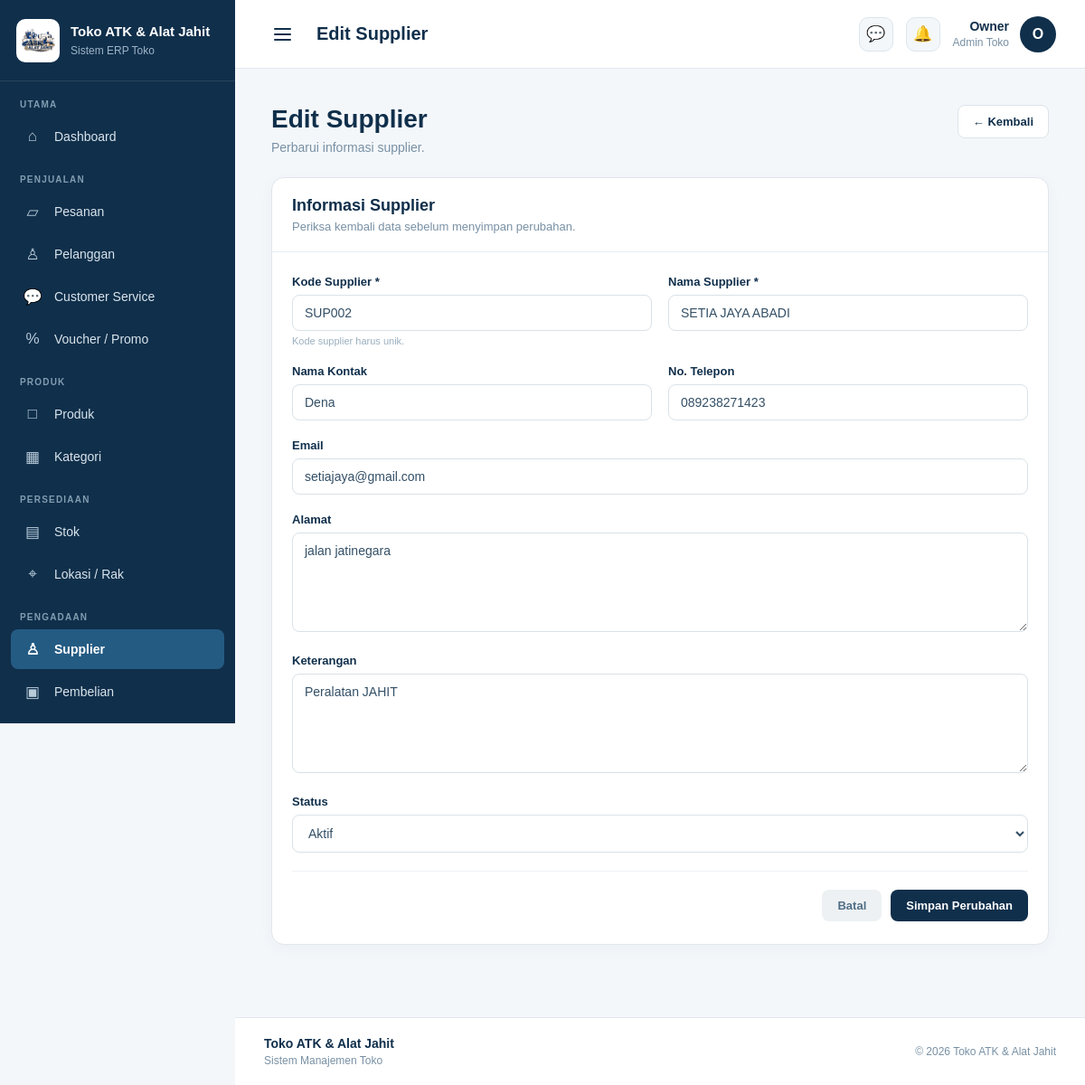
Screenshot of /admin/supplier/edit.php?id=6 (signed in) with the database file from the repository.
### tables this page shows
CREATE TABLE `supplier` (
  `id_supplier` int(11) NOT NULL,
  `kode_supplier` varchar(30) NOT NULL,
  `nama_supplier` varchar(100) NOT NULL,
  `nama_kontak` varchar(100) DEFAULT NULL,
  `telepon` varchar(30) DEFAULT NULL,
  `email` varchar(100) DEFAULT NULL,
  `alamat` text DEFAULT NULL,
  `keterangan` text DEFAULT NULL,
  `status` enum('Aktif','Tidak Aktif') NOT NULL DEFAULT 'Aktif',
  `created_at` timestamp NOT NULL DEFAULT current_timestamp(),
  `updated_at` timestamp NOT NULL DEFAULT current_timestamp() ON UPDATE current_timestamp()
);

### admin/supplier/edit.php (the view, shortened to what this page needs)
<?php
require_once "../includes/hak_akses.php";
function h($value): string
{
    return htmlspecialchars(
        (string) ($value ?? ''),
        ENT_QUOTES,
        'UTF-8'
    );
}
$id_supplier = (int) ($_GET['id'] ?? 0);
$stmt = mysqli_prepare(
    $conn,
    "SELECT
        id_supplier,
        kode_supplier,
        nama_supplier,
        nama_kontak,
        telepon,
        email,
        alamat,
        keterangan,
        status
     FROM supplier
     WHERE id_supplier = ?
     LIMIT 1"
);
mysqli_stmt_bind_param($stmt, "i", $id_supplier);
if (!mysqli_stmt_execute($stmt)) {
    mysqli_stmt_close($stmt);
    header("Location: index.php?status=gagal");
    exit;
}
$result = mysqli_stmt_get_result($stmt);
$supplier = mysqli_fetch_assoc($result);
$kode_supplier = $supplier['kode_supplier'];
$nama_supplier = $supplier['nama_supplier'];
$nama_kontak = $supplier['nama_kontak'] ?? '';
$telepon = $supplier['telepon'] ?? '';
$email = $supplier['email'] ?? '';
$alamat = $supplier['alamat'] ?? '';
$keterangan = $supplier['keterangan'] ?? '';
$status = $supplier['status'] ?? 'Aktif';
?>
<!DOCTYPE html>
<html lang="id">
<head>
    <link
        rel="stylesheet"
        href="../assets/css/admin.css"
    >
</head>
<body>
<div class="admin-layout">
    <?php include "../includes/sidebar.php"; ?>
    <div class="admin-main">
        <?php include "../includes/navbar.php"; ?>
        <main class="admin-content">
            <div class="supplier-edit-page">
                <div class="supplier-edit-header">
                    <div>
                        <h1>Edit Supplier</h1>
                        <p>Perbarui informasi supplier.</p>
                    </div>
                    <a
                        href="index.php"
                        class="supplier-edit-back"
                    >
                        &larr; Kembali
                    </a>
                </div>
                <div class="supplier-edit-card">
                    <div class="supplier-edit-card-header">
                        <h2>Informasi Supplier</h2>
                        <p>Periksa kembali data sebelum menyimpan perubahan.</p>
                    </div>
                    <div class="supplier-edit-card-body">
                        <form method="POST" autocomplete="off">
                            <div class="supplier-edit-grid">
                                <div class="supplier-edit-field">
                                    <label for="kode_supplier">
                                        Kode Supplier *
                                    </label>
                                    <input
                                        type="text"
                                        name="kode_supplier"
                                        id="kode_supplier"
                                        class="supplier-edit-input"
                                        maxlength="30"
                                        value="<?= h($kode_supplier); ?>"
                                        required
                                    >
                                    <span class="supplier-edit-help">
                                        Kode supplier harus unik.
                                    </span>
                                </div>
                                <div class="supplier-edit-field">
                                    <label for="nama_supplier">
                                        Nama Supplier *
                                    </label>
                                    <input
                                        type="text"
                                        name="nama_supplier"
                                        id="nama_supplier"
                                        class="supplier-edit-input"
                                        maxlength="100"
                                        value="<?= h($nama_supplier); ?>"
                                        required
                                    >
                                </div>
                            </div>
                            <div class="supplier-edit-grid">
                                <div class="supplier-edit-field">
                                    <label for="nama_kontak">
                                        Nama Kontak
                                    </label>
                                    <input
                                        type="text"
                                        name="nama_kontak"
                                        id="nama_kontak"
                                        class="supplier-edit-input"
                                        maxlength="100"
                                        value="<?= h($nama_kontak); ?>"
                                    >
                                </div>
                                <div class="supplier-edit-field">
                                    <label for="telepon">
                                        No. Telepon
                                    </label>
                                    <input
                                        type="text"
                                        name="telepon"
                                        id="telepon"
                                        class="supplier-edit-input"
                                        maxlength="30"
                                        value="<?= h($telepon); ?>"
                                    >
                                </div>
                            </div>
                            <div class="supplier-edit-field">
                                <label for="email">Email</label>
                                <input
                                    type="email"
                                    name="email"
                                    id="email"
                                    class="supplier-edit-input"
                                    maxlength="100"
                                    value="<?= h($email); ?>"
                                    placeholder="supplier@email.com"
                                >
                            </div>
                            <div class="supplier-edit-field">
                                <label for="alamat">Alamat</label>
                                <textarea
                                    name="alamat"
                                    id="alamat"
                                    class="supplier-edit-textarea"
                                ><?= h($alamat); ?></textarea>
                            </div>
                            <div class="supplier-edit-field">
                                <label for="keterangan">Keterangan</label>
                                <textarea
                                    name="keterangan"
                                    id="keterangan"
                                    class="supplier-edit-textarea"
                                ><?= h($keterangan); ?></textarea>
                            </div>
                            <div class="supplier-edit-field">
                                <label for="status">Status</label>
                                <select
                                    name="status"
                                    id="status"
                                    class="supplier-edit-select"
                                >
                                    <option
                                        value="Aktif"
                                        <?= $status === 'Aktif' ? 'selected' : ''; ?>
                                    >
                                        Aktif
                                    </option>
                                </select>
                            </div>
                            <div class="supplier-edit-actions">
                                <a
                                    href="index.php"
                                    class="supplier-edit-btn supplier-edit-cancel"
                                >
                                    Batal
                                </a>
                                <button
                                    type="submit"
                                    class="supplier-edit-btn supplier-edit-save"
                                >
                                    Simpan Perubahan
                                </button>
                            </div>
                        </form>
                    </div>
                </div>
            </div>
        </main>
        <?php include "../includes/footer.php"; ?>
    </div>
</div>
</body>
</html>

### admin/assets/css/admin.css (style rules this page uses)
* { margin: 0; padding: 0; box-sizing: border-box; }
html { font-size: 16px; }
body { font-family: Arial, Helvetica, sans-serif; background: #f4f7fa; color: #102f4b; min-height: 100vh; }
a { text-decoration: none; color: inherit; }
.admin-layout { display: flex; min-height: 100vh; width: 100%; }
.admin-main { flex: 1; min-width: 0; min-height: 100vh; }
.admin-content { padding: 40px; max-width: 1500px; }

### admin/supplier/edit.php (style rules this page uses)
.supplier-edit-page { max-width: 900px; }
.supplier-edit-header { display: flex; justify-content: space-between; align-items: flex-start; gap: 20px; margin-bottom: 25px; }
.supplier-edit-header h1 { margin: 0 0 7px; color: #102f4b; font-size: 28px; }
.supplier-edit-header p { margin: 0; color: #7890a4; font-size: 14px; }
.supplier-edit-back { display: inline-flex; align-items: center; justify-content: center; padding: 10px 16px; border-radius: 8px; background: #fff; border: 1px solid #dce4ea; color: #102f4b; font-size: 13px; font-weight: 600; text-decoration: none; white-space: nowrap; }
.supplier-edit-card { background: #fff; border: 1px solid #e0e7ed; border-radius: 14px; overflow: hidden; box-shadow: 0 4px 15px rgba(16, 47, 75, 0.04); }
.supplier-edit-card-header { padding: 20px 22px; border-bottom: 1px solid #e6edf2; }
.supplier-edit-card-header h2 { margin: 0 0 5px; color: #102f4b; font-size: 18px; }
.supplier-edit-card-header p { margin: 0; color: #7890a4; font-size: 13px; }
.supplier-edit-card-body { padding: 25px 22px; }
.supplier-edit-field { margin-bottom: 20px; }
.supplier-edit-field label { display: block; margin-bottom: 7px; color: #102f4b; font-size: 13px; font-weight: 600; }
.supplier-edit-input, .supplier-edit-textarea, .supplier-edit-select { width: 100%; box-sizing: border-box; padding: 11px 13px; border: 1px solid #d9e2e8; border-radius: 8px; background: #fff; color: #334f66; font-family: Arial, Helvetica, sans-serif; font-size: 14px; outline: none; }
.supplier-edit-textarea { min-height: 110px; resize: vertical; }
.supplier-edit-grid { display: grid; grid-template-columns: 1fr 1fr; gap: 18px; }
.supplier-edit-help { display: block; margin-top: 5px; color: #9aafbf; font-size: 11px; }
.supplier-edit-actions { display: flex; justify-content: flex-end; gap: 10px; padding-top: 20px; margin-top: 5px; border-top: 1px solid #edf1f4; }
.supplier-edit-btn { display: inline-flex; align-items: center; justify-content: center; box-sizing: border-box; border: none; border-radius: 8px; padding: 10px 17px; font-family: Arial, Helvetica, sans-serif; font-size: 13px; font-weight: 600; cursor: pointer; text-decoration: none; }
.supplier-edit-cancel { background: #edf1f4; color: #506d84; }
.supplier-edit-save { background: #102f4b; color: #fff; }

### rows the page displays
supplier: kode_supplier "SUP002", nama_supplier "SETIA JAYA ABADI", nama_kontak "Dena", telepon "089238271423", email "setiajaya@gmail.com", alamat "jalan jatinegara", keterangan "Peralatan JAHIT", status "Aktif"

### other values shown
$pageTitle "Edit Supplier"
$namaAdmin "Owner"
$avatar "O"
